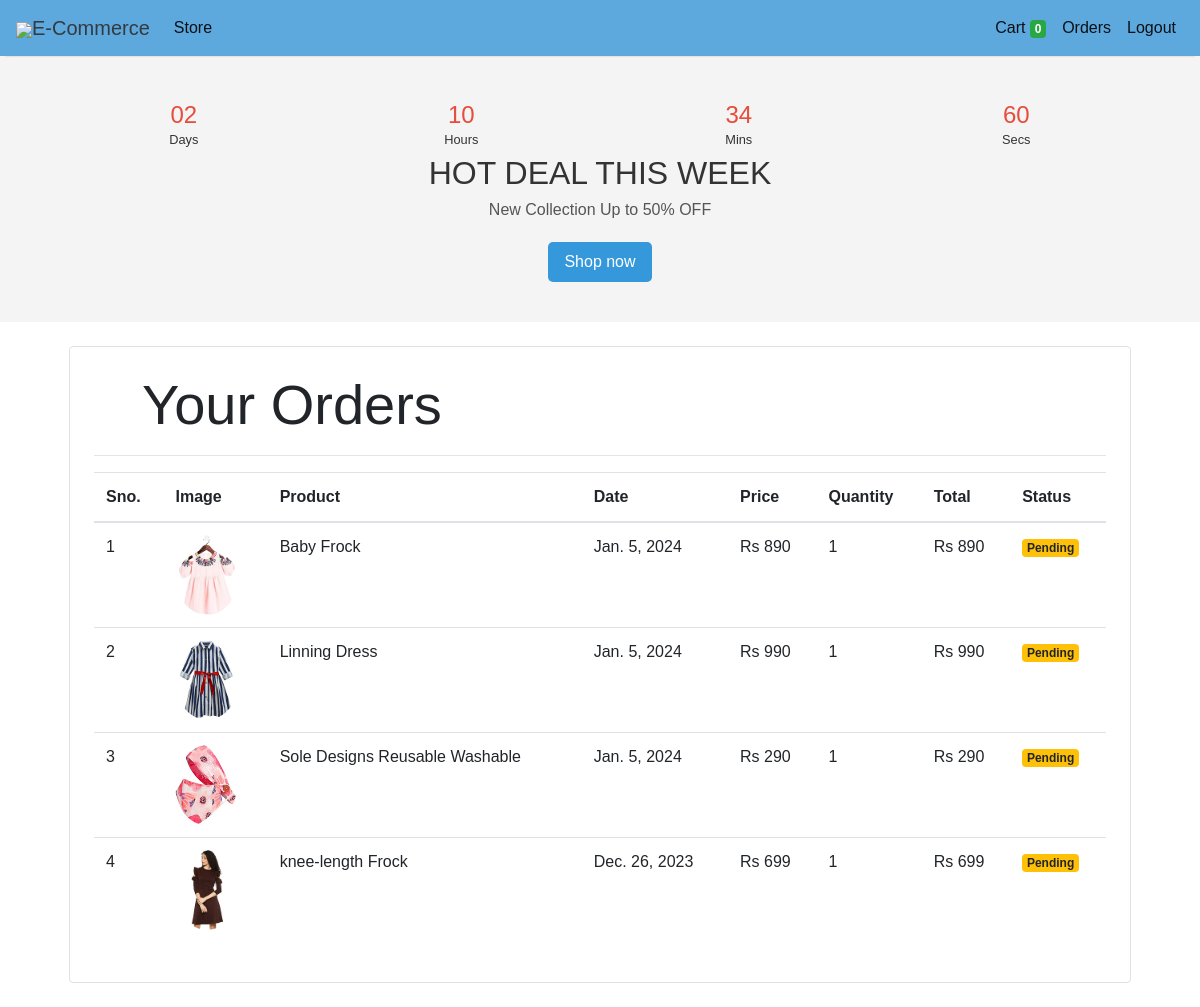
The page /orders (signed in) on the database its author committed.
### store/models/orders.py (models this page shows, shortened)
class Order(models.Model):
    product = models.ForeignKey(Products,
                                on_delete=models.CASCADE)
    customer = models.ForeignKey(Customer,
                                 on_delete=models.CASCADE)
    quantity = models.IntegerField(default=1)
    price = models.IntegerField()
    address = models.CharField (max_length=50, default='', blank=True)
    phone = models.CharField (max_length=50, default='', blank=True)
    date = models.DateField (default=datetime.datetime.today)
    status = models.BooleanField (default=False)
    @staticmethod
    def get_orders_by_customer(customer_id):
        return Order.objects.filter(customer=customer_id).order_by('-date')

### store/models/product.py (models this page shows, shortened)
class Products(models.Model):
    name = models.CharField(max_length=60)
    price= models.IntegerField(default=0)
    category= models.ForeignKey(Category,on_delete=models.CASCADE,default=1 )
    description= models.CharField(max_length=250, default='', blank=True, null= True)
    image= models.ImageField(upload_to='uploads/products/')

### store/middlewares/auth.py (the view)
    def middleware(request):
        print(request.session.get('customer'))
        returnUrl = request.META['PATH_INFO']
        print(request.META['PATH_INFO'])
        if not request.session.get('customer'):
           return redirect(f'login?return_url={returnUrl}')
        response = get_response(request)
        return response

### store/templatetags/custom_filter.py (called while the page is built)
@register.filter(name='currency')
def currency(number):
    return "Rs "+str(number)

@register.filter(name='multiply')
def multiply(number , number1):
    return number * number1

### store/views/orders.py (called while the page is built)
    def get(self , request ):
        customer = request.session.get('customer')
        orders = Order.get_orders_by_customer(customer)
        print(orders)
        return render(request , 'orders.html'  , {'orders' : orders})

### store/templates/orders.html
{% extends 'base.html' %}
{% block content %}
{% load cart %}
{% load custom_filter %}
<div class="container">
   <div class="border rounded p-4 m-4">
        <p class="display-4 pl-4 ml-4">Your Orders</p>
        <hr>
        <table class="table">
            <thead>
                <tr>
                    <th>Sno.</th>
                    <th>Image</th>
                    <th>Product</th>
                    <th>Date</th>
                    <th>Price</th>
                    <th>Quantity</th>
                    <th>Total</th>
                    <th>Status</th>
                </tr>
            </thead>
            <tbody>
                {% for order in orders %}
                <tr>
                    <td>{{forloop.counter}}</td>
                    <td><img style="height: 80px;" class="rounded-circle" src="{{order.product.image.url}}" alt=""></td>
                    <td>{{order.product.name}}</td>
                    <td>{{order.date}}</td>
                    <td>{{order.price|currency}}</td>
                    <td>{{order.quantity}}</td>
                    <td>{{order.quantity|multiply:order.price|currency}}</td>
                    {% if order.status %}
                    <td><small class="badge badge-success">Completed</small></td>
                    {%else%}
                    <td><small class="badge badge-warning">Pending</small></td>
                    {% endif %}
                </tr>
                {% endfor %}
            </tbody>
        </table>
   </div>
</div>
{% endblock %}

### store/templates/base.html (shortened to what this page needs)
<!doctype html>
<html lang="en">
<head>
  <link rel="stylesheet" href="https://maxcdn.bootstrapcdn.com/bootstrap/4.0.0/css/bootstrap.min.css"
>
</head>
<body>
<nav class="one-edge-shadow
  navbar navbar-light
  sticky-top navbar
  navbar-expand-lg
  text-white">
    <a class="navbar-brand ms-3 text-dark " href="/">
    <link rel="stylesheet" href="https://use.fontawesome.com/releases/v5.7.0/css/all.css">
    <img src="https://www.freepnglogos.com/uploads/shopping-cart-png/shopping-cart-svg-png-icon-download-28.png" style="width:50px;height:50px,color text-light">E-Commerce</a>
    <div class="collapse navbar-collapse" id="navbarSupportedContent">
      <ul class="navbar-nav mr-auto">
        <li class="nav-item active">
          <a class="nav-link" href="/store">Store <span class="sr-only">(current)</span></a>
        </li>
          </ul>
      <ul class=" navbar-nav my-2 my-lg-0">
        <li class="nav-item active">
          <a class="nav-link" href="/cart">Cart
            <span class="badge badge-success">{{request.session.cart.keys|length}}</span>
            <span class="sr-only">(current)</span></a>
        </li>
        {% if request.session.customer %}
        <li class="nav-item active ">
          <a class="nav-link" href="/orders">Orders<span class="sr-only">(current)</span></a>
        </li>
        <li class="nav-item active ">
          <a class="nav-link" href="/logout">Logout<span class="sr-only">(current)</span></a>
        </li>
        {% endif %}
      </ul>
    </div>
  </nav>
<div id="hot-deal" class="section">
  <div class="container">
      <div class="row">
          <div class="col-md-12">
              <div class="hot-deal">
                  <ul class="hot-deal-countdown">
                      <li>
                          <div>
                              <h3>02</h3>
                              <span>Days</span>
                          </div>
                      </li>
                      <li>
                          <div>
                              <h3>10</h3>
                              <span>Hours</span>
                          </div>
                      </li>
                      <li>
                          <div>
                              <h3>34</h3>
                              <span>Mins</span>
                          </div>
                      </li>
                      <li>
                          <div>
                              <h3>60</h3>
                              <span>Secs</span>
                          </div>
                      </li>
                  </ul>
                  <h2 class="text-uppercase">hot deal this week</h2>
                  <p>New Collection Up to 50% OFF</p>
                  <a class="primary-btn cta-btn" href="#">Shop now</a>
              </div>
          </div>
      </div>
  </div>
</div>
  {% block content %}{% endblock %}
</body>
</html>

### store/templates/base.html (style rules this page uses)
nav { background-color: rgb(93, 168, 221); }
.one-edge-shadow { box-shadow: 0 5px 2px -5px rgb(222, 181, 181); }
body { font-family: 'Arial', sans-serif; margin: 0; padding: 0; }
#hot-deal { background-color: #f4f4f4; padding: 40px 0; text-align: center; }
.hot-deal-countdown { list-style: none; padding: 0; margin: 5px 0; display: flex; justify-content: space-around; }
.hot-deal-countdown li { flex: 1; text-align: center; }
.hot-deal-countdown h3 { font-size: 1.5em; margin: 0; color: #e74c3c; }
.hot-deal-countdown span { display: block; font-size: 0.8em; color: #333; }
.hot-deal h2 { font-size: 2em; margin-bottom: 6px; color: #333; }
.hot-deal p { font-size: 1em; color: #555; margin-bottom: 20px; }
.cta-btn { display: inline-block; padding: 8px 16px; font-size: 1em; text-decoration: none; color: #fff; background-color: #3498db; border-radius: 5px; }

### rows shown on the page
Order: product.image (picture), product.name "Baby Frock", date "Jan. 5, 2024", price "Rs 890", quantity "1", quantity|multiply "Rs 890", status "Pending"
Order: product.image (picture), product.name "Linning Dress", date "Jan. 5, 2024", price "Rs 990", quantity "1", quantity|multiply "Rs 990", status "Pending"
Order: product.image (picture), product.name "Sole Designs Reusable Washable", date "Jan. 5, 2024", price "Rs 290", quantity "1", quantity|multiply "Rs 290", status "Pending"
Order: product.image (picture), product.name "knee-length Frock", date "Dec. 26, 2023", price "Rs 699", quantity "1", quantity|multiply "Rs 699", status "Pending"

### other values the page prints
{{ request.session.cart.keys|length }} "0"
